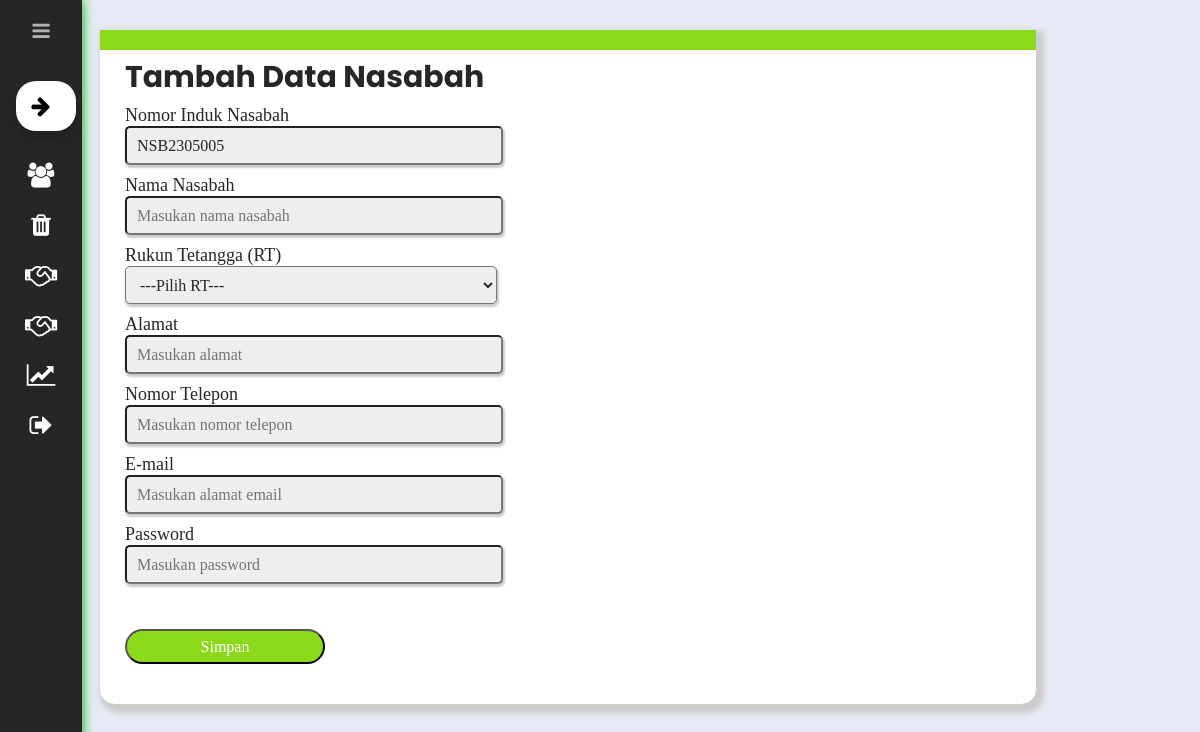
The app's page /view/dashboard.php?page=tambah-data-nasabah (signed in), older data.
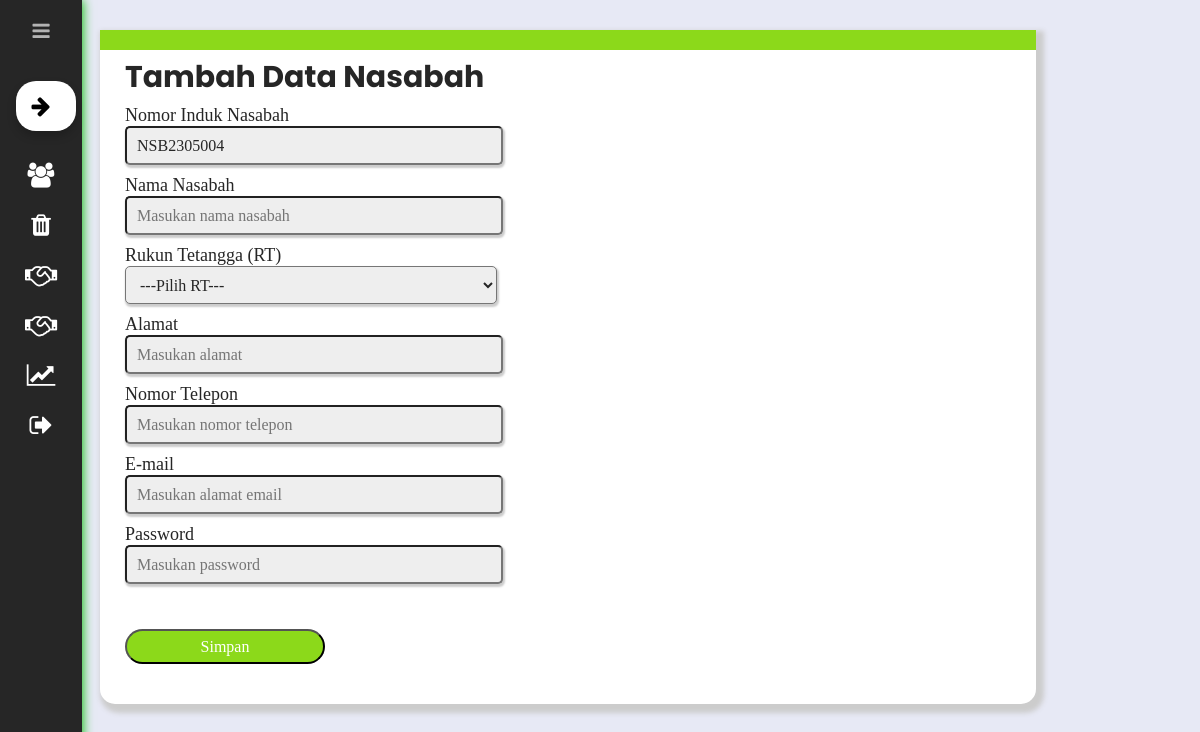
The same page, newer data.
### tables this page shows
CREATE TABLE `nasabah` (
  `nin` varchar(10) NOT NULL,
  `nama` varchar(20) NOT NULL,
  `rt` int(1) NOT NULL,
  `alamat` varchar(30) NOT NULL,
  `telepon` varchar(12) NOT NULL,
  `email` varchar(50) NOT NULL,
  `password` varchar(20) NOT NULL,
  `saldo` int(8) DEFAULT NULL,
  `sampah` int(4) DEFAULT NULL
);

### system/models/nasabah/tambah-nasabah.php (the view, shortened to what this page needs)
<?php
    require_once("../system/config/koneksi.php");
    $no = mysqli_query($conn, "SELECT nin FROM nasabah ORDER BY nin DESC");
    $nin = mysqli_fetch_array($no);
    $kode = $nin['nin'];
    $urut = substr($kode, 7, 3);
    $tambah = (int) $urut + 1;
    $bln = date("m");
    $thn = date("y");
    if(strlen($tambah) == 1){
        $format = "NSB".$thn.$bln."00".$tambah;
    }else if (strlen($tambah) == 2) {
        $format = "NSB".$thn.$bln."0".$tambah;
    }else{
        $format = "NSB".$thn.$bln.$tambah;
    }
  ?>
<html>
<head>
</head>
<body>
	   <h2 style="font-size: 30px; color: #262626;">Tambah Data Nasabah</h2>
	   <form id="daftar_user" action="" method="post" onsubmit="return cek_data()">
         <div class="form-group">
           <label class="text-left">Nomor Induk Nasabah</label>
           <input style="cursor: not-allowed;" type="text" name="nin" value="<?php echo $format; ?>" readonly/>
         </div>
         <div class="form-group">
           <label class="left">Nama Nasabah</label>
           <input type="text" name="nama" placeholder="Masukan nama nasabah" />
         </div>
         <div class="form-group">
          <label class="">Rukun Tetangga (RT)</label>
           <select name="rt">
               <option value="p">---Pilih RT---</option>
           </select>
         </div>
         <div class="form-group">
           <label class="">Alamat</label>
           <input type="text" placeholder="Masukan alamat" name="alamat" />
         </div>
         <div class="form-group">
           <label class="">Nomor Telepon</label>
           <input type="text" placeholder="Masukan nomor telepon" name="telepon" />
         </div>
         <div class="form-group">
           <label class="">E-mail</label>
           <input type="text" placeholder="Masukan alamat email" name="email" />
         </div>
         <div class="form-group">
           <label class="">Password</label>
           <input type="text" placeholder="Masukan password" name="password" />
         </div>
         <div class="form-group">
         </div>
         <div class="form-group">
         </div>
        <input type="submit" name="simpan" value="Simpan"></input>
    </form>
</body>
</html>

Row changes from the older to the newer data that the page shows:
removed nasabah: nin "NSB2305005"
now on this page (row edited): nasabah: nin "NSB2305004"
